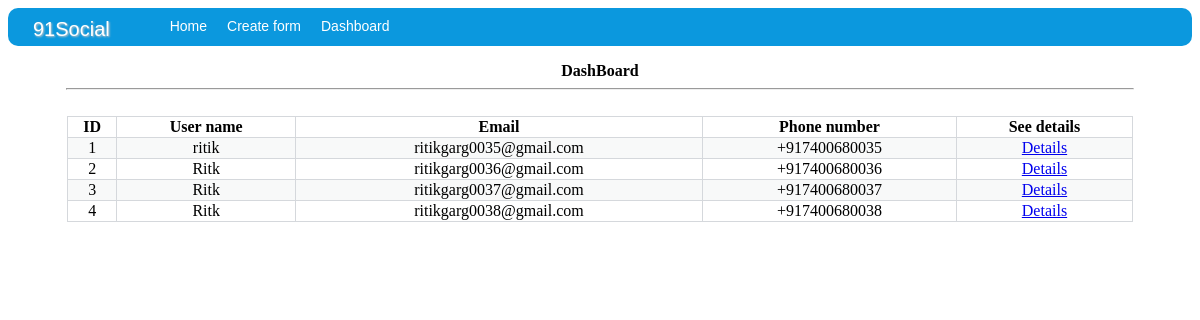
Before: /contact_form/view/ with the older database file.
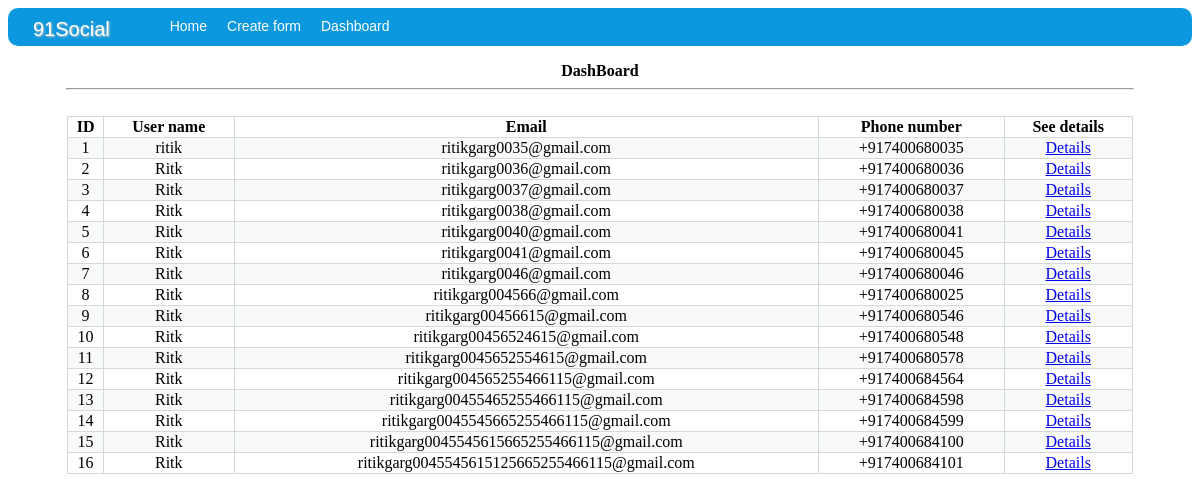
After: the same page with the newer database file.
### c_form/models.py (models this page shows)
class contact_form(models.Model):
	Mr = 'Mr'
	Mrs = 'Mrs'
	Ms = 'Ms'
	selected_title = (
		(Mr,'Mr'),
		(Mrs,'Mrs'),
		(Ms,'Ms')
	)
	title = models.CharField(max_length = 3,choices = selected_title,default = Ms)
	name = models.CharField(max_length = 100)
	email = models.EmailField(max_length=254,unique = True)
	password = models.CharField(max_length = 255)
	phone_num = PhoneNumberField(null=False, blank=False, unique=True)
	add = models.CharField(max_length = 255)
	creation_date = models.DateTimeField(auto_now = True)

### c_form/views.py (the view)
# urls.py: path("view/",view),
def view(request):
	details = contact_form.objects.all()
	context = {
		'details' : details
	}
	return render(request,"view.html",context)

### c_form/templates/view.html
{% extends 'base.html' %}
{% block content %}
	<p  >
		<div style="text-align: center;" ><b>DashBoard</b></div>
		<hr style="color:  #ecf0f1 ; width: 90%; text-align: center;" ><br>
		<table class="view_table" >
			<tr>
				<th class ="view_th">ID</th>
				<th class ="view_th">User name</th>
				<th class ="view_th">Email</th>
				<th class ="view_th">Phone number</th>
				<th class ="view_th">See details</th>
			</tr>
			{% for i in details %}
				{% if forloop.counter|divisibleby:2 %}
					<tr style="background-color: white;">
						<td class="view_td">{{ i.id }}</td>
						<td class="view_td">{{ i.name }}</td>
						<td class="view_td">{{ i.email }}</td>
						<td class="view_td">{{i.phone_num}}</td>
						<td class="view_td"><a href="./{{i.id}}" >Details</a></td>
					</tr>
				{% else %}
					<tr style="background-color:   #f8f9f9  ; ">
						<td class="view_td">{{ i.id }}</td>
						<td class="view_td">{{ i.name }}</td>
						<td class="view_td">{{ i.email }}</td>
						<td class="view_td">{{i.phone_num}}</td>
						<td class="view_td"><a href="./{{i.id}}" >Details</a></td>
					</tr>
				{% endif %}
			{% endfor %}
		</table>
	</p>
{% endblock %}

### c_form/templates/base.html (shortened to what this page needs)
<!DOCTYPE html>
<html>
<head>
</head>
<body>
	<nav>
		<a id="logo" href="https://www.linkedin.com/company/91social/">91Social</a>
		<a href="../home">Home</a>
		<a href="../create_form">Create form</a>
		<a href="../view">Dashboard</a>
	</nav>
	{% block content %}{% endblock %}
</body>
</html>

### c_form/templates/base.html (style rules this page uses)
nav { width: 100%; height: 38px; background-color: #0b98de; overflow: hidden; border-radius: 10px; }
nav a { display: block; float: left; font-family: sans-serif; font-size: 14px; color: white; padding-top: 10px; padding-right: 10px; padding-bottom: 10px; padding-left: 10px; text-decoration: none; }
#logo { font-family: 'Hind', sans-serif; font-size: 20px; text-shadow: 1px 1px 2px #c4c4c4; padding-left: 25px; padding-right: 40px; margin-right: 10px; }
.view_table { border-collapse: collapse; border: 1.5px solid #d5d8dc; margin-left: auto; margin-right: auto; width: 90%; }
.view_th { text-align: center; border: 1.5px solid #d5d8dc; }
.view_td { text-align: center; border: 1.5px solid #d5d8dc ; }

Changed rows visible on the page:
added contact_form: id "5", name "Ritk", email "ritikgarg0040@gmail.com", phone_num "+917400680041"
added contact_form: id "6", name "Ritk", email "ritikgarg0041@gmail.com", phone_num "+917400680045"
added contact_form: id "7", name "Ritk", email "ritikgarg0046@gmail.com", phone_num "+917400680046"
added contact_form: id "8", name "Ritk", email "ritikgarg004566@gmail.com", phone_num "+917400680025"
added contact_form: id "9", name "Ritk", email "ritikgarg00456615@gmail.com", phone_num "+917400680546"
added contact_form: id "10", name "Ritk", email "ritikgarg00456524615@gmail.com", phone_num "+917400680548"
added contact_form: id "11", name "Ritk", email "ritikgarg0045652554615@gmail.com", phone_num "+917400680578"
added contact_form: id "12", name "Ritk", email "ritikgarg004565255466115@gmail.com", phone_num "+917400684564"
added contact_form: id "13", name "Ritk", email "ritikgarg00455465255466115@gmail.com", phone_num "+917400684598"
added contact_form: id "14", name "Ritk", email "ritikgarg0045545665255466115@gmail.com", phone_num "+917400684599"
added contact_form: id "15", name "Ritk", email "ritikgarg0045545615665255466115@gmail.com", phone_num "+917400684100"
added contact_form: id "16", name "Ritk", email "ritikgarg0045545615125665255466115@gmail.com", phone_num "+917400684101"
